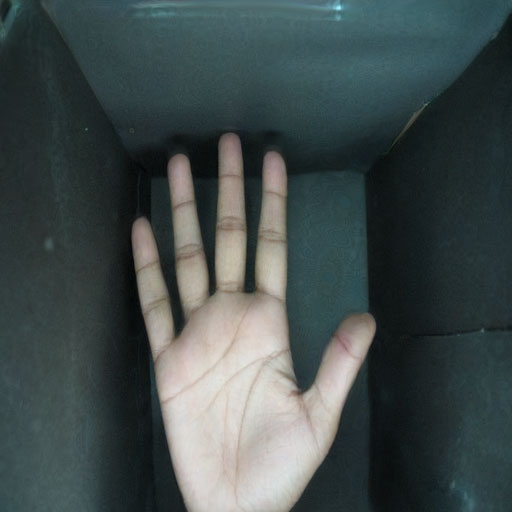
#> input picture SIFT_data/data/fakes001000_01.jpg, 512 x 512 px, found by its file name; its folder holds only this picture in this run
$ jupyter execute --allow-errors main_SIFT.ipynb   (shell and % lines are left out)
#> lines starting #> are read from the running program, lines starting #| are printed output that depends on the picture
[cell 1]
#### Code Submitted By ####

#....Synthetic Palm Image Generation by StyleGAN2-ADA and run through SIFT Algorithm to Matching....#

# Md Jahangir Alam Khondkar
# Electrical Engineering
# Clarkson University
# Student ID: 0981046

Algorithm for Image Resize

[cell 2]
# Mount the Google Drive
from google.colab import drive
drive.mount('/content/drive')

StyleGAN2-ADA in Google Colab

[cell 3]
# Mount the google colab

try:
    from google.colab import drive
    drive.mount('/content/drive', force_remount=True)
    COLAB = True
    print("Note: using Google CoLab")
except:
    print("Note: not using Google CoLab")
    COLAB = False

SIFT Algorithm for Matching

[cell 4]
#Import data files
import cv2
import pickle
import matplotlib.pyplot as plt
import pandas as pd
import numpy as np
import os

[cell 5]
#Open CV installation (It is ran smoothly in Open CV version 4.5 and 4.6)

[cell 6]
#Check the open CV version
import cv2
print(cv2.__version__)

[cell 7]
#Setup images for measure
def imageResizeTrain(image):
    maxD = 512
#> maxD = 512
    height,width = image.shape
#> height = 512; width = 512
    aspectRatio = width/height
#> aspectRatio = 1
    if aspectRatio < 1:
        newSize = (int(maxD*aspectRatio),maxD)
    else:
        newSize = (maxD,int(maxD/aspectRatio))
#> newSize = (512, 512)
    image = cv2.resize(image,newSize)
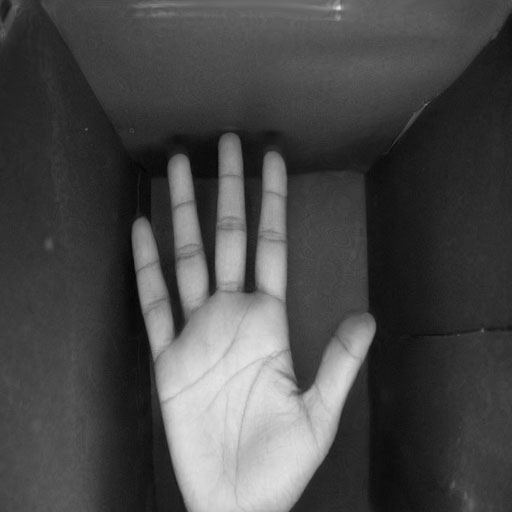
#> image: shape (512, 512); min 3, max 229, mean 73.5
    return image

# [10 lines left out: function imageResizeTest, not called in this run]

[cell 8]
#Set the direction of data folders
folder_dir = '/content/drive/MyDrive/SIFT_data/data/'
imageList = []

for file in os.listdir(folder_dir):
  if(file.endswith(".jpg")):
    file_name = os.path.basename(folder_dir + '/' + file)
    imageList.append(file_name)

print(imageList)

print(imageList)

len(imageList)

[cell 9]
imagesBW = []
for imageName in imageList:
    imagePath = "/content/drive/MyDrive/SIFT_data/data/" + str(imageName)
    imagesBW.append(imageResizeTrain(cv2.imread(imagePath,0)))

[cell 10]
sift = cv2.SIFT_create()

def computeSIFT(image):
    return sift.detectAndCompute(image, None)

keypoints = []
descriptors = []
i = 0
for image in imagesBW:
    print("Starting for image: " + imageList[i])
    keypointTemp, descriptorTemp = computeSIFT(image)
    keypoints.append(keypointTemp)
    descriptors.append(descriptorTemp)
    print("  Ending for image: " + imageList[i])
    i += 1
#> this loop made 1 pass
#> i on pass 1: 1
#| Starting for image: fakes001000_01.jpg
#|   Ending for image: fakes001000_01.jpg
#> after the loop, descriptors = 1 item; i = 1; keypoints = 1 item

[cell 11]
#Destination setup for Keypoints and descriptors

i = 0
for keypoint in keypoints:
    deserializedKeypoints = []
    filepath = "/content/drive/MyDrive/SIFT_data/keypoints" + str(imageList[i].split('.')[0]) + ".txt"
    for point in keypoint:
        temp = (point.pt, point.size, point.angle, point.response, point.octave, point.class_id)
        deserializedKeypoints.append(temp)
    with open(filepath, 'wb') as fp:
        pickle.dump(deserializedKeypoints, fp)
    i += 1
#> after the loop, i = 1

i = 0
for descriptor in descriptors:
    filepath = "/content/drive/MyDrive/SIFT_data/descriptors" + str(imageList[i].split('.')[0]) + ".txt"
    with open(filepath, 'wb') as fp:
        pickle.dump(descriptor, fp)
    i += 1
#> after the loop, i = 1

def fetchKeypointFromFile(i):
    filepath = "/content/drive/MyDrive/SIFT_data/keypoints" + str(imageList[i].split('.')[0]) + ".txt"
    keypoint = []
    file = open(filepath,'rb')
    deserializedKeypoints = pickle.load(file)
    file.close()
    for point in deserializedKeypoints:
        temp = cv2.KeyPoint(x=point[0][0], y=point[0][1], size=point[1], angle=point[2], response=point[3], octave=point[4], class_id=point[5])
        keypoint.append(temp)
    return keypoint

# [6 lines left out: function fetchDescriptorFromFile, not called in this run]

[cell 12]
def calculateResultsFor(i,j):
    keypoint1 = fetchKeypointFromFile(i)

$ run again, on SIFT_data/data/fakes001000_05.jpg
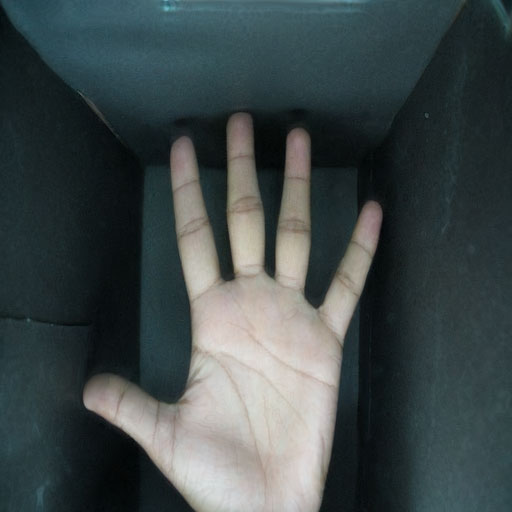
#> input picture SIFT_data/data/fakes001000_05.jpg, 512 x 512 px, found by its file name
#> maxD = 512
#> newSize = (512, 512)
#> in imageResizeTrain, `image = cv2.resize(image,newSize)`:
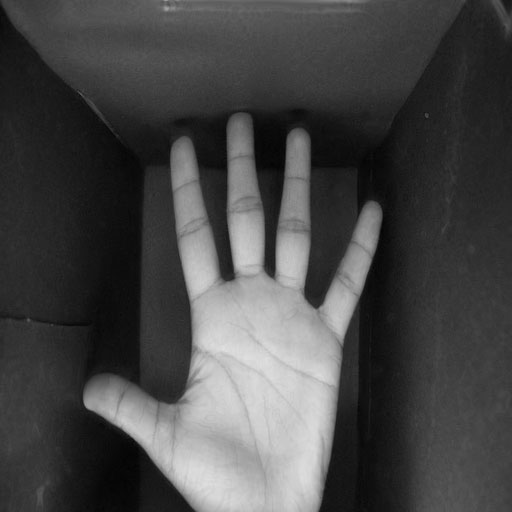
#> image: shape (512, 512); min 2, max 226, mean 70.7
#> the loop `for image in imagesBW:` made 1 pass
#> i on pass 1: 1
#> (printed output is left out)
#> after the loop `for image in imagesBW:`: descriptors = 1 item; i = 1; keypoints = 1 item
#> the loop `for keypoint in keypoints:` made 1 pass
#> after the loop `for keypoint in keypoints:`: i = 1
#> the loop `for descriptor in descriptors:` made 1 pass

$ run again, on SIFT_data/data/fakes001000_07.jpg
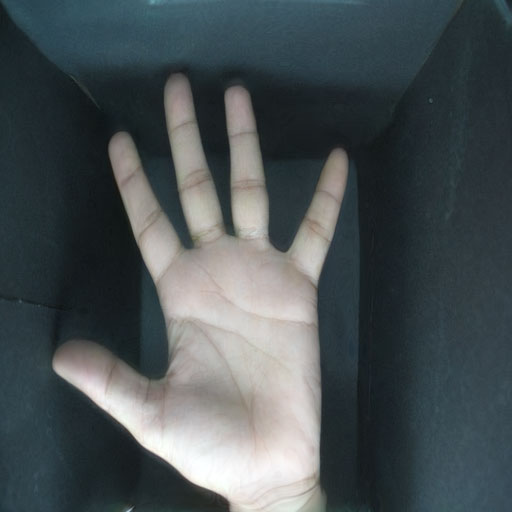
#> input picture SIFT_data/data/fakes001000_07.jpg, 512 x 512 px, found by its file name
#> maxD = 512
#> newSize = (512, 512)
#> in imageResizeTrain, `image = cv2.resize(image,newSize)`:
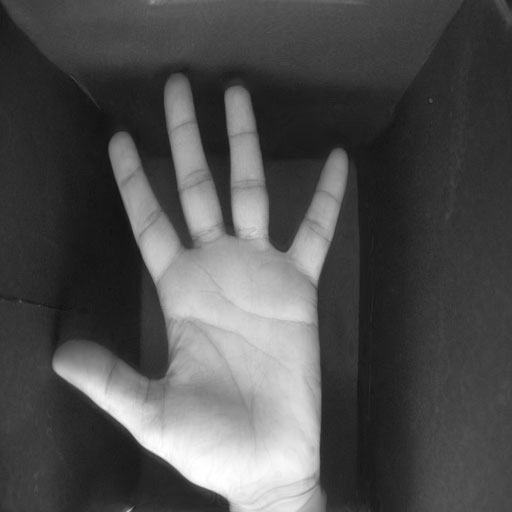
#> image: shape (512, 512); min 17, max 255, mean 79.1
#> the loop `for image in imagesBW:` made 1 pass
#> i on pass 1: 1
#> (printed output is left out)
#> after the loop `for image in imagesBW:`: descriptors = 1 item; i = 1; keypoints = 1 item
#> the loop `for keypoint in keypoints:` made 1 pass
#> after the loop `for keypoint in keypoints:`: i = 1
#> the loop `for descriptor in descriptors:` made 1 pass
